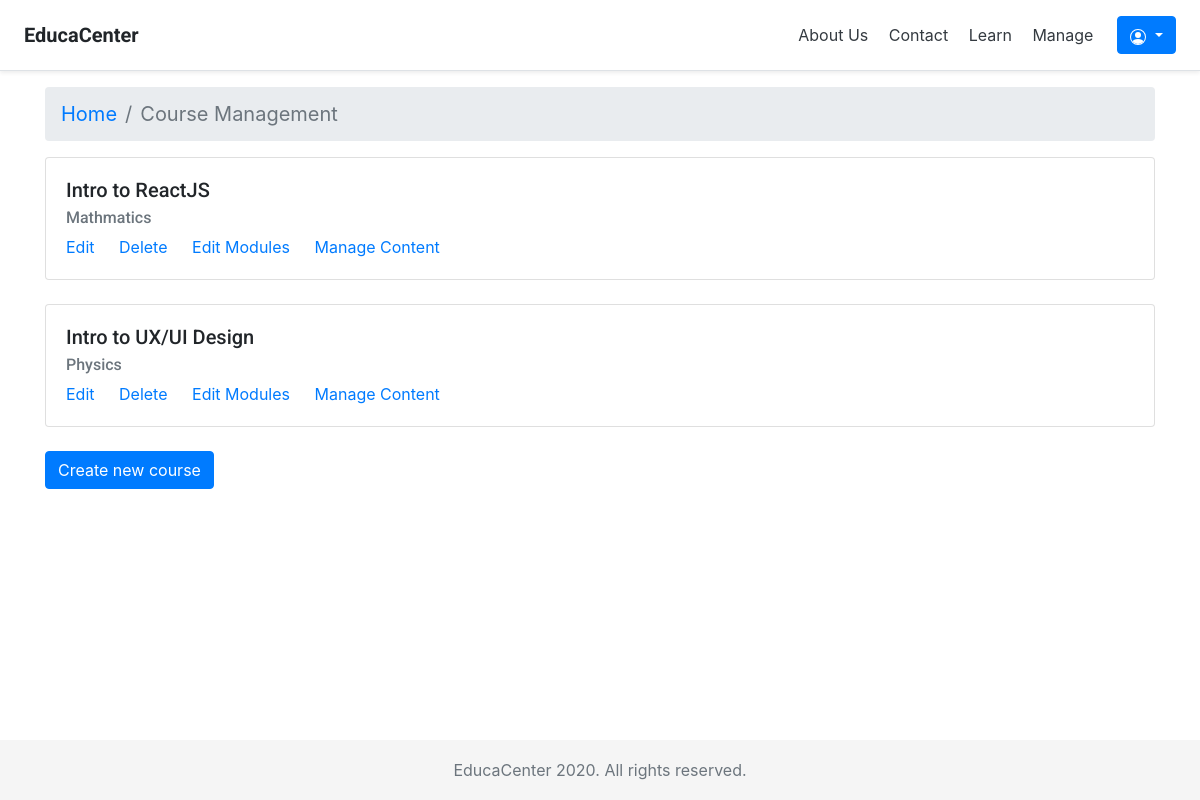
/courses/mine/ (signed in), run on the app's committed database.
### courses/models.py (models this page shows, shortened)
class Course(models.Model):
    owner = models.ForeignKey(User,related_name='courses_created',
                            on_delete=models.CASCADE)
    subject = models.ForeignKey(Subject,
                            related_name='courses',
                            on_delete=models.CASCADE)
    title = models.CharField(max_length=200)
    slug = models.SlugField(max_length=200, unique=True)
    overview = models.TextField()
    created = models.DateTimeField(auto_now_add=True)
    students = models.ManyToManyField(User,
                                    related_name='courses_joined',
                                    blank=True)
    class Meta:
        ordering = ['-created']

class Subject(models.Model):
    title = models.CharField(max_length=200)
    slug = models.SlugField(max_length=200, unique=True)
    class Meta:
        ordering = ['title']
    def __str__(self):
        return self.title

### courses/views.py (the view)
class ManageCourseListView(OwnerCourseMixin, ListView):
    template_name = 'courses/manage/course/list.html'

### courses/views.py (called while the page is built)
    def get_queryset(self):
        qs = super(OwnerMixin, self).get_queryset()
        return qs.filter(owner=self.request.user)

### courses/templates/courses/manage/course/list.html (shortened to what this page needs)
{% extends "base.html" %}
{% block content %}
<nav aria-label="breadcrumb">
  <ol class="breadcrumb"  style="font-size: 20px;">
    <li class="breadcrumb-item"><a href="{% url "course_list" %}">Home</a></li>
    <li class="breadcrumb-item active" aria-current="page">Course Management</li>
  </ol>
</nav>
{% for course in object_list %}
<div class="card">
  <div class="card-body">
    <h5 class="card-title">{{ course.title }}</h5>
    <h6 class="card-subtitle mb-2 text-muted">{{ course.subject }}</h6>
    <a href="{% url "course_edit" course.id %}" class="card-link">Edit</a>
    <a href="{% url "course_delete" course.id %}" class="card-link">Delete</a>
    <a href="{% url "course_module_update" course.id %}" class="card-link">Edit Modules</a>
    {% if course.modules.count > 0 %}
    <a href="{% url "module_content_list" course.modules.first.id %}" class="card-link">Manage Content</a>
    {% endif %}
  </div>
</div>
<br>
{% empty %}
    <p>You haven't created any courses yet.</p>
    {% endfor %}
        <a href="{% url "course_create" %}" class="btn btn-primary">Create new
            course</a>
{% endblock %}

### courses/static/css/base.css (style rules this page uses)
body { margin:0; font-family:'Roboto', sans-serif; font-weight:400; color:#333; padding-bottom: 120px; }
a { color:#3fad37; text-decoration:none; }
h1, h2, h3, h4, h5, h6 { font-family:'Roboto', sans-serif; font-weight:300; }

### data on the page
Course: title "Intro to ReactJS", subject "Mathmatics", shows "Manage Content"
Course: title "Intro to UX/UI Design", subject "Physics", shows "Manage Content"
